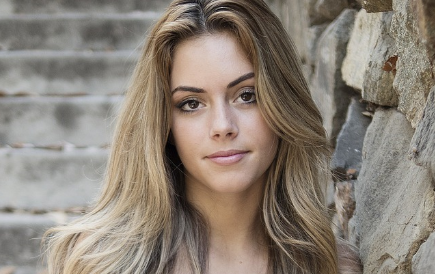
#> input picture haarCascade/face.png, 435 x 274 px
$ jupyter execute --allow-errors yuz.ipynb
#> lines starting #> are read from the running program, lines starting #| are printed output that depends on the picture; after the words box and inside, x2 and y2 are one past the last pixel; in counts of white or black regions, pixels touching at a corner belong together; pictures that were not available may be replaced by others from this repository, and a replacement may not be noted
yüz algılama

[cell 1]
import cv2

img =cv2.imread("face.png")
#> img is the input picture: shape (274, 435, 3); mean B, G, R 119.3, 130, 140.1
face_cascade = cv2.CascadeClassifier("face.xml")

# cascade dosyası kullarak resmin üzerindeki yüz koordinatlarını buluyoruz/
# 1.3 ölçeklendirme değeri ne kadar küçültüceğimiz/
# belli noktada kaç farklı pencerede yüz arayacağımız
gray = cv2.cvtColor(img,cv2.COLOR_BGR2GRAY)
faces = face_cascade.detectMultiScale(gray,1.3,7)  #1.3 küçültme ölçeği/7 bir bölgenin en az 3 komşu dikdörtgen ile örtüşmesi gerektiğini belirtir daha yüksek değerler daha az yanlış pozitif sağlar
#> faces = [[151, 48, 138, 138]]

for (x,y,w,h) in faces: # "faces" değişkeninde tuttuğumuz koordinatları kullanarak yüzleri dikdörtgen içerisine alalım
    cv2.rectangle(img,(x,y),(x+w,y+h),(0,0,255),2)
#> this loop made 1 pass
#> img: shape (274, 435, 3); 1.39% of pixels changed, all inside (x1, y1, x2, y2) = (150, 47, 291, 188)

cv2.imshow("image",img)
cv2.waitKey(0)
cv2.destroyAllWindows()

videodan yüz yakalama

[cell 2]
import cv2

cap = cv2.VideoCapture("faces.mp4")
face_cascade = cv2.CascadeClassifier("face.xml")

while 1:
    _,frame = cap.read()  #_içinde 0ve 1 barındırır vid.read 2 değer döndürür 1 tanesi frame 1 tanesi doğru yanlış / 0,1
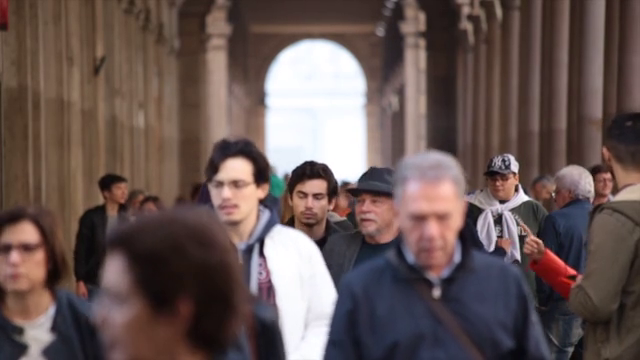
#> input picture frame 46 of haarCascade/faces.mp4, 640 x 360 px
#> frame is the input picture: shape (360, 640, 3); mean B, G, R 83.2, 86, 103.2
    gray = cv2.cvtColor(frame,cv2.COLOR_BGR2GRAY)
#> gray: shape (360, 640)
    faces = face_cascade.detectMultiScale(gray,1.1,2)
#> faces = [[593, 171, 24, 24], [284, 177, 51, 51], [200, 162, 60, 60], [394, 192, 72, 72]]

    for (x,y,w,h) in faces:
        cv2.rectangle(frame,(x,y),(x+w,y+h),(0,0,255),2)
#> this loop made 4 passes
#> frame: shape (360, 640, 3); 1.07% of pixels changed, all inside (x1, y1, x2, y2) = (199, 161, 619, 266)

    cv2.imshow("image",frame)

    if cv2.waitKey(1) & 0xFF == ord("q"):
#> (key q is pressed here)
        break

cap.release()
cv2.destroyAllWindows()

webcam yüz bulma

[cell 3]
import cv2

cap = cv2.VideoCapture(0)
face_cascade = cv2.CascadeClassifier("face.xml")

while 1:
    _,frame = cap.read()  #_içinde 0ve 1 barındırır vid.read 2 değer döndürür 1 tanesi frame 1 tanesi doğru yanlış / 0,1
    frame = cv2.flip(frame,1)
    gray = cv2.cvtColor(frame,cv2.COLOR_BGR2GRAY)
    faces = face_cascade.detectMultiScale(gray,1.1,2)
#> faces = [[23, 171, 24, 24], [127, 169, 28, 28], [306, 177, 48, 48], [380, 162, 61, 61], [174, 192, 71, 71]]

    for (x,y,w,h) in faces:
        cv2.rectangle(frame,(x,y),(x+w,y+h),(0,0,255),2)
#> this loop made 5 passes
#> frame: shape (360, 640, 3); mean B, G, R 82.2, 85, 104.9

    cv2.imshow("image",frame)

    if cv2.waitKey(1) & 0xFF == ord("q"):
#> (key q is pressed here)
        break

cap.release()
cv2.destroyAllWindows()

resimden göz bulma

[cell 4]
import cv2

img =cv2.imread("face.png")
face_cascade = cv2.CascadeClassifier("face.xml")
eye_cascade = cv2.CascadeClassifier("eye.xml")

gray = cv2.cvtColor(img,cv2.COLOR_BGR2GRAY)
faces = face_cascade.detectMultiScale(gray,1.7,1)
#> faces = [[161, 56, 118, 118]]

for (x,y,w,h) in faces:
    cv2.rectangle(img,(x,y),(x+w,y+h),(0,0,255),2)
#> this loop made 1 pass
#> img: shape (274, 435, 3); 1.18% of pixels changed, all inside (x1, y1, x2, y2) = (160, 55, 281, 176)

img2 = img[y:y+h, x:x+w]
gray2 = gray[y:y+h, x:x+w]
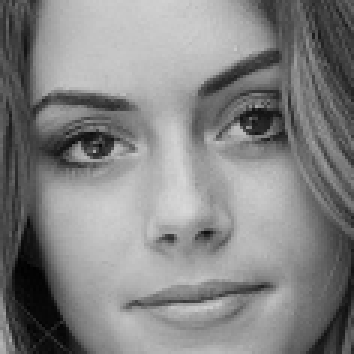
#> gray2: shape (118, 118) (shown 3 times larger); min 1, max 216, mean 131.7

eyes = eye_cascade.detectMultiScale(gray2)
#> eyes = [[63, 22, 37, 37], [12, 31, 35, 35]]

for (ex,ey,ew,eh) in eyes:
    cv2.rectangle(img2,(ex,ey),(ex+ew,ey+eh),(0,0,255),2)
#> this loop made 2 passes
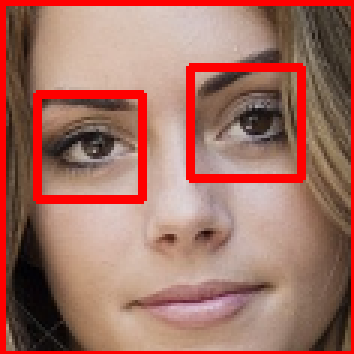
#> img2: shape (118, 118, 3) (shown 3 times larger); mean B, G, R 99.9, 112.1, 163.5

cv2.imshow("image",img)
cv2.waitKey(0)
cv2.destroyAllWindows()

videodan göz algılama

[cell 5]
import cv2

cap =cv2.VideoCapture("eye.mp4")
face_cascade = cv2.CascadeClassifier("face.xml")
eye_cascade = cv2.CascadeClassifier("eye.xml")

while 1:
    _,frame = cap.read()
    gray = cv2.cvtColor(frame,cv2.COLOR_BGR2GRAY)
    faces = face_cascade.detectMultiScale(gray,1.1,2)
#> faces = [[593, 171, 24, 24], [284, 177, 51, 51], [200, 162, 60, 60], [394, 192, 72, 72]]

    for (x,y,w,h) in faces:
        cv2.rectangle(frame,(x,y),(x+w,y+h),(0,0,255),2)

    roi_frame = frame[y:y+h, x:x+w]
    roi_gray = gray[y:y+h, x:x+w]
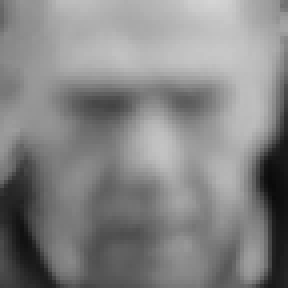
#> roi_gray: shape (72, 72) (shown 4 times larger); min 10, max 212, mean 132.3

    eyes = eye_cascade.detectMultiScale(roi_gray)
#> eyes = ()

    for (ex,ey,ew,eh) in eyes:
        cv2.rectangle(roi_frame,(ex,ey),(ex+ew,ey+eh),(0,0,255),2)

        cv2.imshow("frame",frame)
#> this loop made 0 passes

    if cv2.waitKey(1) & 0xFF == ord("q"):
#> (key q is pressed here)
        break

cap.release()
cv2.destroyAllWindows()

webcam video göz yakalama

[cell 6]
import cv2

cap =cv2.VideoCapture(0)
face_cascade = cv2.CascadeClassifier("face.xml")
eye_cascade = cv2.CascadeClassifier("eye.xml")

while 1:
    _,frame = cap.read()
    frame = cv2.flip(frame,1)
    gray = cv2.cvtColor(frame,cv2.COLOR_BGR2GRAY)
    faces = face_cascade.detectMultiScale(gray,1.1,2)
#> faces = [[23, 171, 24, 24], [127, 169, 28, 28], [306, 177, 48, 48], [380, 162, 61, 61], [174, 192, 71, 71]]

    gray = cv2.cvtColor(frame,cv2.COLOR_BGR2GRAY)
    faces = face_cascade.detectMultiScale(gray,1.7,1)
#> faces = [[23, 171, 24, 24], [309, 182, 41, 41], [374, 158, 69, 69], [174, 195, 69, 69]]

    for (x,y,w,h) in faces:
        cv2.rectangle(frame,(x,y),(x+w,y+h),(0,0,255),2)
#> this loop made 4 passes
#> frame: shape (360, 640, 3); mean B, G, R 82.4, 85.1, 104.8

    roi_frame = frame[y:y+h, x:x+w]
#> roi_frame: shape (69, 69, 3)
    roi_gray = gray[y:y+h, x:x+w]
#> roi_gray: shape (69, 69)

    eyes = eye_cascade.detectMultiScale(roi_gray)

    for (ex,ey,ew,eh) in eyes:
        cv2.rectangle(roi_frame,(ex,ey),(ex+ew,ey+eh),(0,0,255),2)

        cv2.imshow("frame",frame)

    if cv2.waitKey(1) & 0xFF == ord("q"):
#> (key q is pressed here)
        break

cap.release()
cv2.destroyAllWindows()

resimden insan bedeni algılama

[cell 7]
import cv2

img =cv2.imread("body.jpg")
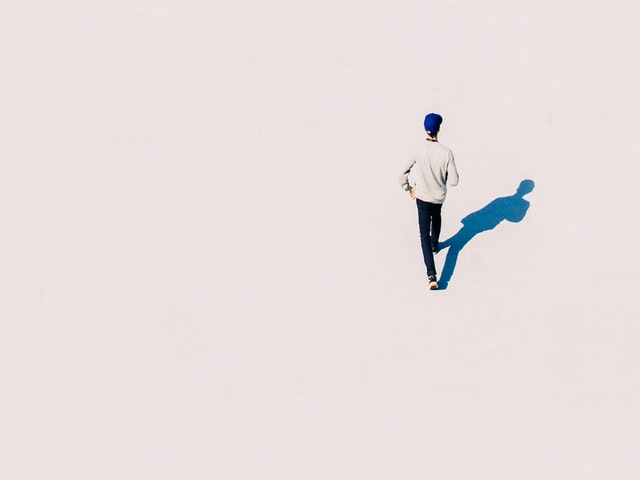
#> input picture haarCascade/body.jpg, 640 x 480 px
#> img is the input picture: shape (480, 640, 3); mean B, G, R 224.1, 225, 232.8
body_cascade = cv2.CascadeClassifier("fullbody.xml")

gray = cv2.cvtColor(img,cv2.COLOR_BGR2GRAY)
#> gray: shape (480, 640)
bodys = body_cascade.detectMultiScale(gray,1.7,1)
#> bodys = [[376, 80, 117, 234]]

for (x,y,w,h) in bodys:
    cv2.rectangle(img,(x,y),(x+w,y+h),(0,0,255),2)
#> this loop made 1 pass
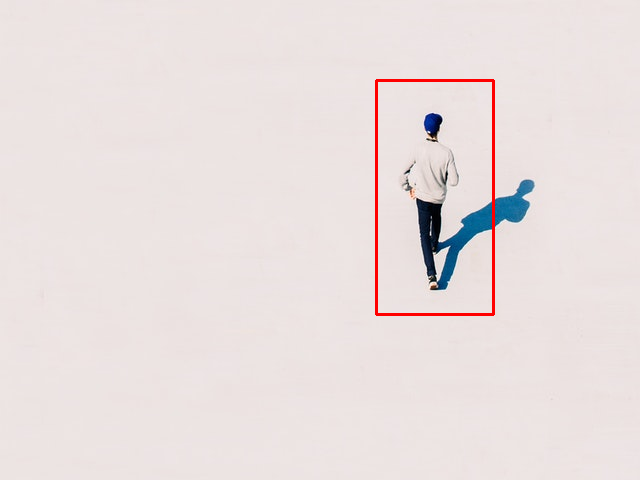
#> img: shape (480, 640, 3); 0.68% of pixels changed, all inside (x1, y1, x2, y2) = (375, 79, 495, 316)

cv2.imshow("image",img)
cv2.waitKey(0)
cv2.destroyAllWindows()

videodan insan vücudu bulma

[cell 8]
import cv2

cap = cv2.VideoCapture("body.mp4")
body_cascade = cv2.CascadeClassifier("fullbody.xml")

while 1:
    _,frame = cap.read()
    gray = cv2.cvtColor(frame,cv2.COLOR_BGR2GRAY)
    bodies = body_cascade.detectMultiScale(gray,1.1,7)
#> bodies = ()

    for (x,y,w,h) in bodies:
        cv2.rectangle(frame,(x,y),(y+h,x+w),(0,0,255),2)

        cv2.imshow("cap",frame)

    if cv2.waitKey(5) & 0xFF == ord("q"):
#> (key q is pressed here)
        break

cap.release()
cv2.destroyAllWindows()

resimden araba bulma

[cell 9]
import cv2

img = cv2.imread("car.jpg")
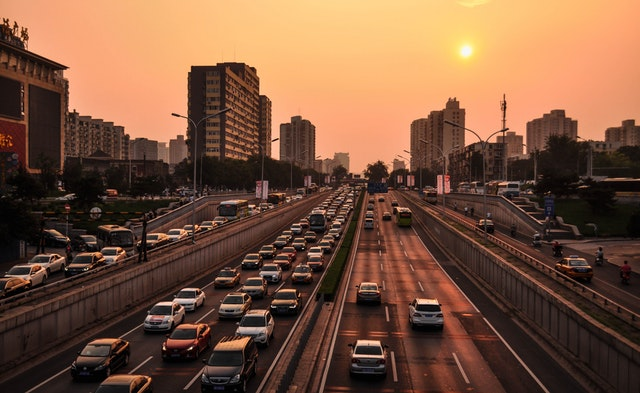
#> input picture haarCascade/car.jpg, 640 x 393 px
#> img is the input picture: shape (393, 640, 3); mean B, G, R 61.5, 83.8, 120.7
car_cascade = cv2.CascadeClassifier("car.xml")

gary = cv2.cvtColor(img,cv2.COLOR_BGR2GRAY)
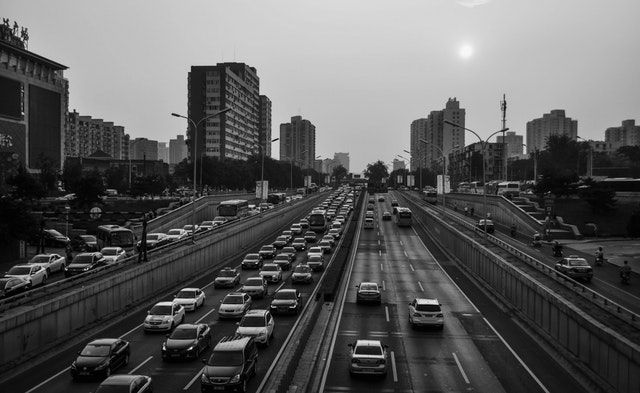
#> gary: shape (393, 640); min 0, max 248, mean 92.3
cars = car_cascade.detectMultiScale(gary,1.1,4)
#> cars = [[258, 279, 54, 54]]

for (x,y,w,h) in cars:
    cv2.rectangle(img,(x,y),(x+w,y+h),(0,0,255),2)

    cv2.imshow("img",img)
#> this loop made 1 pass

cv2.waitKey(0)
cv2.destroyAllWindows()

videodan araba bulma

[cell 10]
import cv2

cap = cv2.VideoCapture("car.mp4")
car_cascade = cv2.CascadeClassifier("car.xml")

while True:
    _,frame = cap.read()
    frame = cv2.resize(frame,(640,480))
#> frame: shape (480, 640, 3)
    gray = cv2.cvtColor(frame,cv2.COLOR_BGR2GRAY)
    cars = car_cascade.detectMultiScale(gray,1.1,2)
#> cars = ()

    for (x,y,w,h) in cars:
        cv2.rectangle(frame,(x,y),(y+h,x+w),(0,0,255),2)

        cv2.imshow("cap",frame)

    if cv2.waitKey(5) & 0xFF == ord("q"):
#> (key q is pressed here)
        break

cap.release()
cv2.destroyAllWindows()

resimden gülümseme bulma

[cell 11]
import cv2

img =cv2.imread("smile.jpg")
face_cascade = cv2.CascadeClassifier("face.xml")
smile_cascade = cv2.CascadeClassifier("smile.xml")

#> (the rest of this cell did not finish here and is left out)

videodan gülümseme bulma

[cell 12]
import cv2

cap = cv2.VideoCapture("smile.mp4")
face_cascade = cv2.CascadeClassifier("face.xml")
smile_cascade = cv2.CascadeClassifier("smile.xml")

while 1:
    _,frame = cap.read()
    frame = cv2.resize(frame,(640,480))
    gray = cv2.cvtColor(frame,cv2.COLOR_BGR2GRAY)
    faces = face_cascade.detectMultiScale(gray,1.4,9)
#> faces = ()

    for (x,y,w,h) in faces:
        cv2.rectangle(frame,(x,y),(y+h,x+w),(255,0,0),2)

        roi_img = frame[x:x+w,y:y+h]
        roi_gray = gray[x:x+w,y:y+h]

        smilies = smile_cascade.detectMultiScale(roi_gray,1.3,3)

        for (sx,sy,sw,sh) in smilies:
            cv2.rectangle(roi_img,(sx,sy),(sx+sw,sy+sh),(255,0,0),2)

    cv2.imshow("smilies",frame)

    if cv2.waitKey(5) & 0xFF == ord("q"):
#> (key q is pressed here)
        break

cap.release()
cv2.destroyAllWindows()

webcam gülümseme bulma

[cell 13]
import cv2

cap = cv2.VideoCapture(0)
face_cascade = cv2.CascadeClassifier("face.xml")
smile_cascade = cv2.CascadeClassifier("smile.xml")

while 1:
    _,frame = cap.read()
    frame = cv2.flip(frame,1)
    gray = cv2.cvtColor(frame,cv2.COLOR_BGR2GRAY)
    faces = face_cascade.detectMultiScale(gray,1.4,9)
#> faces = [[375, 159, 66, 66]]

    for (x,y,w,h) in faces:
        cv2.rectangle(frame,(x,y),(y+h,x+w),(255,0,0),2)

        roi_img = frame[x:x+w,y:y+h]
        roi_gray = gray[x:x+w,y:y+h]

        smilies = smile_cascade.detectMultiScale(roi_gray,1.3,3)

        for (sx,sy,sw,sh) in smilies:
            cv2.rectangle(roi_img,(sx,sy),(sx+sw,sy+sh),(255,0,0),2)
#> this loop made 1 pass
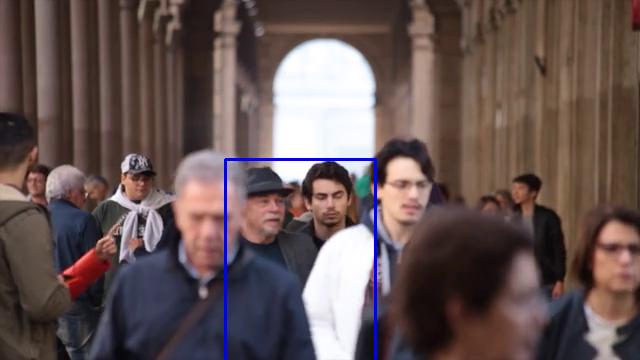
#> frame: shape (360, 640, 3); mean B, G, R 84.2, 85.1, 102.3

    cv2.imshow("smilies",frame)

    if cv2.waitKey(20) & 0xFF == ord("q"):
#> (key q is pressed here)
        break

cap.release()
cv2.destroyAllWindows()

kendi cascade dosyam ile araba yakalama

[cell 14]
import cv2

cap = cv2.VideoCapture("car.mp4")
car_cascade = cv2.CascadeClassifier("car_cascade.xml")

while True:
    _,frame = cap.read()
    frame = cv2.resize(frame,(640,480))
    gray = cv2.cvtColor(frame,cv2.COLOR_BGR2GRAY)
    cars = car_cascade.detectMultiScale(gray,1.3,3)
#> cars = [[271, 182, 77, 77]]

    for (x,y,w,h) in cars:
        cv2.rectangle(frame,(x,y),(x+w,y+h),(0,0,255),3)
#> this loop made 1 pass
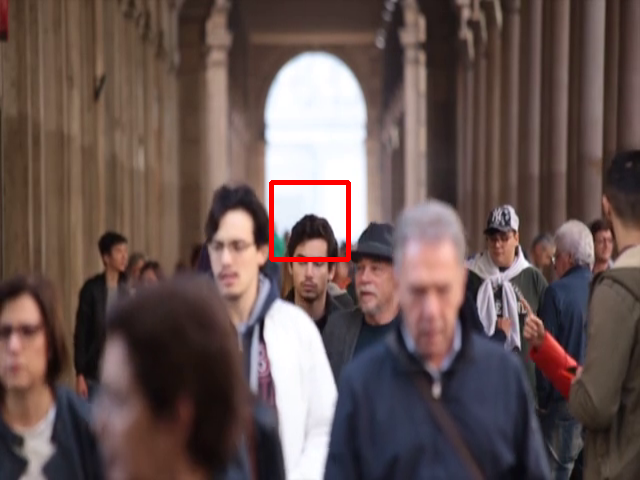
#> frame: shape (480, 640, 3); mean B, G, R 82.4, 85.1, 103.6

    cv2.imshow("car",frame)

    if cv2.waitKey(20) & 0xFF == ord("q"):
#> (key q is pressed here)
        break

cap.release()
cv2.destroyAllWindows()
